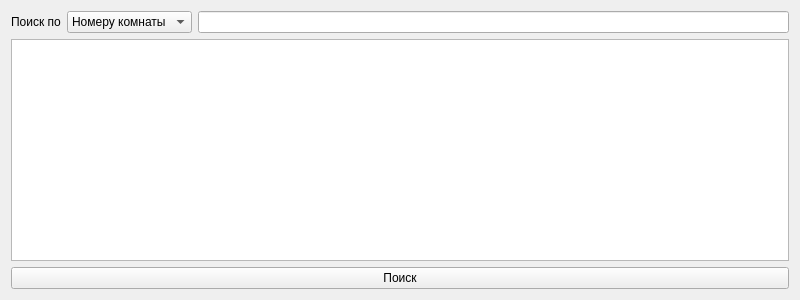
<?xml version="1.0" encoding="UTF-8"?>
<ui version="4.0">
 <class>SearchWindow</class>
 <widget class="QWidget" name="SearchWindow">
  <property name="geometry">
   <rect>
    <x>0</x>
    <y>0</y>
    <width>800</width>
    <height>300</height>
   </rect>
  </property>
  <property name="windowTitle">
   <string>Поиск клиента</string>
  </property>
  <layout class="QVBoxLayout" name="verticalLayout">
   <item>
    <layout class="QGridLayout" name="gridLayout">
     <item row="0" column="1">
      <widget class="QComboBox" name="searchType">
       <item>
        <property name="text">
         <string>Номеру комнаты</string>
        </property>
       </item>
       <item>
        <property name="text">
         <string>Имени</string>
        </property>
       </item>
       <item>
        <property name="text">
         <string>Фамилии</string>
        </property>
       </item>
       <item>
        <property name="text">
         <string>Паспорту</string>
        </property>
       </item>
      </widget>
     </item>
     <item row="0" column="0">
      <widget class="QLabel" name="label">
       <property name="text">
        <string>Поиск по</string>
       </property>
      </widget>
     </item>
     <item row="0" column="2">
      <widget class="QLineEdit" name="searchEdit"/>
     </item>
    </layout>
   </item>
   <item>
    <widget class="QTableView" name="tableView"/>
   </item>
   <item>
    <widget class="QPushButton" name="searchBtn">
     <property name="text">
      <string>Поиск</string>
     </property>
    </widget>
   </item>
  </layout>
 </widget>
 <resources/>
 <connections/>
</ui>
